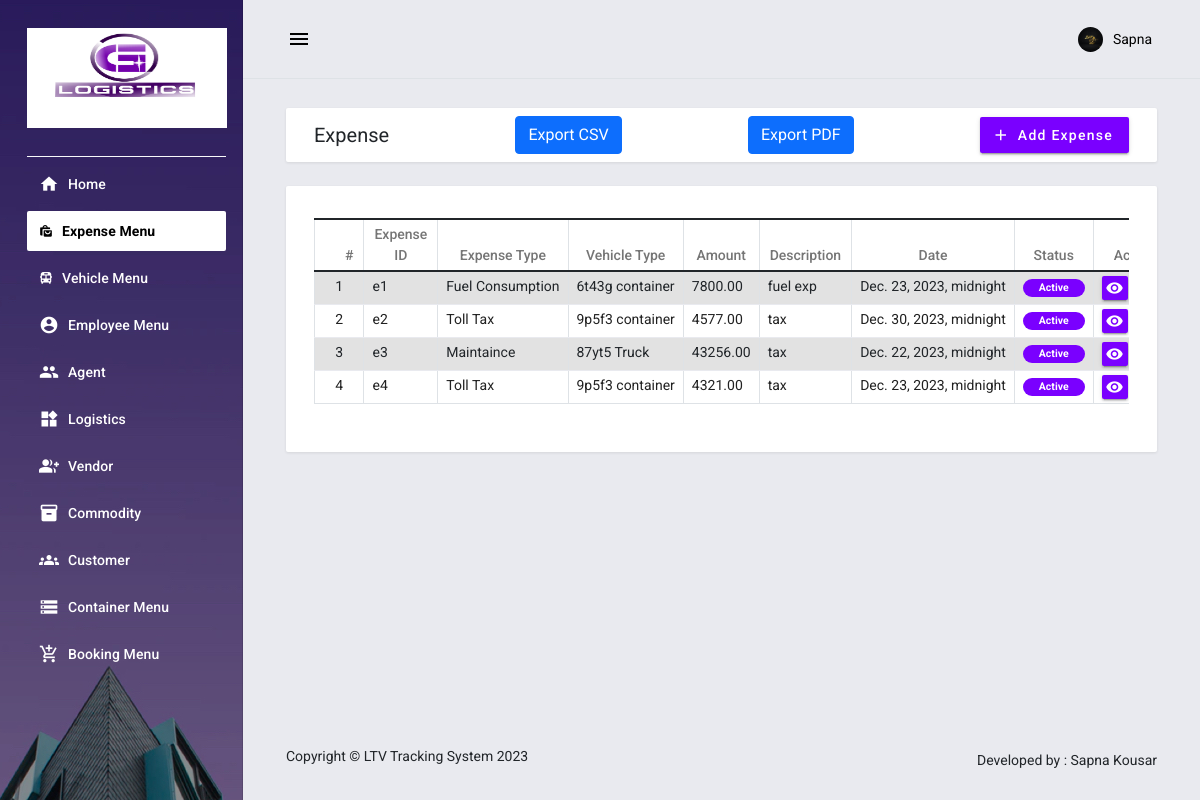
/expense (signed in), run on the app's committed database.
### employee_information/models.py (models this page shows, shortened)
class Expense(models.Model):
    expense = models.CharField(max_length=20, unique=True,default=0)
    expense_id = models.ForeignKey(Expense_Category, on_delete=models.CASCADE)
    veh_id = models.ForeignKey(Vehicle, on_delete=models.CASCADE)
    amount = models.DecimalField(max_digits=10, decimal_places=2,default=0)
    Description = models.CharField(max_length=500)
    status = models.IntegerField( max_length=20,default=1)
    date_added = models.DateTimeField(default=timezone.now)
    date_updated = models.DateTimeField(auto_now=True)

class Expense_Category(models.Model):
    type= models.CharField(max_length=50)
    status = models.IntegerField(default=0)
    date_added = models.DateTimeField(default=timezone.now)
    date_updated = models.DateTimeField(auto_now=True)
    def __str__(self):
        return self.type

class Vehicle(models.Model):
    vehicle_number = models.CharField(max_length=20, unique=True)
    vehicle_id = models.ForeignKey(Vehicle_Category, on_delete=models.CASCADE)
    capacity = models.DecimalField(max_digits=10, decimal_places=2)
    size= models.CharField(max_length=20,default=0 )
    status = models.IntegerField( max_length=20,default=1)
    date_added = models.DateTimeField(default=timezone.now)
    date_updated = models.DateTimeField(auto_now=True)
    def __str__(self):
        return self.vehicle_number + ' ' +self.vehicle_id.type + ''

class Vehicle_Category(models.Model):
    type= models.CharField(max_length=50)
    status = models.IntegerField(default=0)
    date_added = models.DateTimeField(default=timezone.now)
    date_updated = models.DateTimeField(auto_now=True)

### employee_information/views.py (the view)
# urls.py: path('expense', views.expense, name="expense-page"),
@login_required
def expense(request):
    exps= Expense.objects.all()
    veh = Vehicle.objects.count()
    expe = Expense_Category.objects.count()
    context = {
        'page_title':'Expense',
        'Vehi': veh,
        'Exp': exps,
         'Expe': expe,
    }
    return render(request, 'employee_information/expense.html',context)

### employee_information/templates/employee_information/expense.html (shortened to what this page needs)
{% extends "employee_information/base.html" %} {% block pageContent %}
<div class="mdc-layout-grid__cell stretch-card mdc-layout-grid__cell--span-12">
    <div class="mdc-card py-2">
        <div class="d-flex justify-content-between align-items-center">
            <h4 class="card-title mb-0">Expense</h4>
            <a class="btn btn-primary" href="{% url 'vehicle_csv-page' %}" role="button"> Export CSV</a>
            <a class="btn btn-primary" href="{% url 'vehicle_pdf-page' %}" role="button"> Export PDF</a>
            <div class="text-start">
                <button class="mdc-button mdc-button--raised mdc-ripple-upgraded btn-sm" id="create_new"><i class="material-icons mdc-button__icon">add</i><span> Add Expense</span></button>
            </div>
        </div>
    </div>
</div>
<div class="mdc-layout-grid__cell stretch-card mdc-layout-grid__cell--span-12">
    <div class="mdc-card">
        <div class="table-responsive">
            <table class="table table-striped table-bordered">
                <colgroup>
                    <col width="5%">
                    <col width="10%">
                    <col width="20%">
                    <col width="20%">
                    <col width="20%">
                    <col width="15%">
                    <col width="20%">
                    <col width="15%">
                    <col width="10%">
                </colgroup>
                <thead>
                    <tr>
                        <th class="text-center py-1">#</th>
                        <th class="text-center py-1"> Expense ID</th>
                        <th class="text-center py-1"> Expense Type</th>
                        <th class="text-center py-1"> Vehicle Type</th>
                        <th class="text-center py-1"> Amount</th>
                        <th class="text-center py-1"> Description</th>
                        <th class="text-center py-1"> Date</th>
                        <th class="text-center py-1">Status</th>
                        <th class="text-center py-1">Action</th>
                    </tr>
                </thead>
                <tbody>
                    {% for exps in Exp %}
                    <tr>
                        <td class="px-2 py-1 text-center">{{ forloop.counter }}</td>
                        <td class="px-2 py-1 text-start">{{ exps.expense }}</td>
                        <td class="px-2 py-1 text-start">{{ exps.expense_id }}</td>
                        <td class="px-2 py-1 text-start">{{ exps.veh_id}}</td>
                        <td class="px-2 py-1 text-start">{{ exps.amount}}</td>
                        <td class="px-2 py-1 text-start">{{ exps.Description}}</td>
                        <td class="px-2 py-1 text-start">{{ exps.date_added}}</td>
                        <td class="px-2 py-1 text-center">
                            {% if exps.status == 1 %}
                            <span class="badge bg-primary rounded-pill px-3">Active</span> {% else %}
                            <span class="badge bg-secondary rounded-pill px-3">Inactive</span> {% endif %}
                        </td>
                        <td class="px-2 py-1 text-center">
                            <button class="mdc-button mdc-button--raised p-1 icon-button mdc-ripple-upgraded view-data" type="button" data-id="{{ exps.pk }}" title="View Details">
                                <i class="material-icons mdc-button__icon">visibility</i>
                            </button>
                        </td>
                    </tr>
                    {% endfor %}
                </tbody>
            </table>
        </div>
    </div>
</div>
{% endblock pageContent %}

### employee_information/templates/employee_information/base.html (shortened to what this page needs)
{% load static %}
<!DOCTYPE html>
<html lang="en">
<head>
    <link rel="stylesheet" href="{% static 'employee_information/assets/default/css/style.css' %}">
    <link rel="stylesheet" href="{% static 'employee_information/assets/bootstrap/css/bootstrap.min.css' %}">
    <link rel="stylesheet" href="{% static 'employee_information/assets/material-admin/vendors/mdi/css/materialdesignicons.min.css' %}">
    <link rel="stylesheet" href="{% static 'employee_information/assets/material-admin/vendors/css/vendor.bundle.base.css' %}">
    <link rel="stylesheet" href="{% static 'employee_information/assets/material-admin/vendors/flag-icon-css/css/flag-icon.min.css' %}">
    <link rel="stylesheet" href="{% static 'employee_information/assets/material-admin/vendors/jvectormap/jquery-jvectormap.css' %}">
    <link rel="stylesheet" href="{% static 'employee_information/assets/material-admin/css/demo/style.css' %}">
</head>
<body>
    <div class="body-wrapper">
        {% block navigation %} {% include "employee_information/navigation.html" %} {% endblock navigation %}
        <div class="main-wrapper mdc-drawer-app-content">
            {% block TopNavigation %} {% include "employee_information/TopNavigation.html" %} {% endblock TopNavigation %}
            <div class="page-wrapper mdc-toolbar-fixed-adjust">
                <main class="content-wrapper">
                    <div class="mdc-layout-grid">
                        <div class="mdc-layout-grid__inner">
                            {% block pageContent %} {% endblock pageContent %}
                        </div>
                    </div>
                </main>
                <footer>
                    <div class="mdc-layout-grid">
                        <div class="mdc-layout-grid__inner">
                            <div class="mdc-layout-grid__cell stretch-card mdc-layout-grid__cell--span-6-desktop">
                                <span class="text-center text-sm-left d-block d-sm-inline-block tx-14">Copyright © LTV Tracking System {% now 'Y' %}</span>
                            </div>
                            <div class="mdc-layout-grid__cell stretch-card mdc-layout-grid__cell--span-6-desktop d-flex justify-content-end">
                                <span class="float-none float-sm-right d-block mt-1 mt-sm-0 text-center tx-14">Developed by : Sapna Kousar</span>
                            </div>
                        </div>
                    </div>
                </footer>
            </div>
        </div>
    </div>
</body>
</html>

### employee_information/templates/employee_information/navigation.html (shortened to what this page needs)
{% load static %}
<link href='https://unpkg.com/boxicons@2.0.9/css/boxicons.min.css' rel='stylesheet'>
<link
rel="stylesheet"
href="https://cdnjs.cloudflare.com/ajax/libs/font-awesome/4.7.0/css/font-awesome.min.css"
integrity="sha512-SfTiTlX6kk+qitfevl/7LibUOeJWlt9rbyDn92a1DqWOw9vWG2MFoays0sgObmWazO5BQPiFucnnEAjpAB+/Sw=="
crossorigin="anonymous"
/>
<aside class="mdc-drawer mdc-drawer--dismissible mdc-drawer--open">
    <div class="mdc-drawer__header border-bottom border-light">
        <a href="{% url 'home-page' %}" class="brand-logo">
            <img src="{% static 'images/98.png' %}" alt="logo" style="height: 100px; width: 200px;">
        </a>
    </div>
    <div class="mdc-drawer__content">
        <div class="mdc-list-group">
            <nav class="mdc-list mdc-drawer-menu">
                <div class="mdc-list-item mdc-drawer-item">
                    <a class="mdc-drawer-link" href="{% url 'home-page' %}">
                        <i class="material-icons mdc-list-item__start-detail mdc-drawer-item-icon" aria-hidden="true">home</i> Home
                    </a>
                </div>
                <div class="mdc-list-item mdc-drawer-item">
                    <a class="mdc-drawer-link" href="{% url 'expense_chart' %}">
                        <i class='bx bxs-shopping-bags' ></i>
                         Expense Menu
                    </a>
                </div>
                <div class="mdc-list-item mdc-drawer-item">
                    <a class="mdc-drawer-link" href="{% url 'vehicle_chart' %}">
                        <i class='bx bxs-bus' ></i>
                         Vehicle Menu
                    </a>
                </div>
                <div class="mdc-list-item mdc-drawer-item">
                    <a class="mdc-drawer-link" href="{% url 'emp_cat' %}">
                        <i class="material-icons mdc-list-item__start-detail mdc-drawer-item-icon" aria-hidden="true"> account_circle</i> Employee Menu
                    </a>
                </div>
                <div class="mdc-list-item mdc-drawer-item">
                    <a class="mdc-drawer-link" href="{% url 'agent-page' %}">
                        <i class="material-icons mdc-list-item__start-detail mdc-drawer-item-icon" aria-hidden="true">group</i> Agent
                    </a>
                </div>
                <div class="mdc-list-item mdc-drawer-item">
                    <a class="mdc-drawer-link" href="{% url 'log_cat' %}">
                        <i class="material-icons mdc-list-item__start-detail mdc-drawer-item-icon" aria-hidden="true"> widgets</i> Logistics
                    </a>
                </div>
                <div class="mdc-list-item mdc-drawer-item">
                    <a class="mdc-drawer-link" href="{% url 'vendor-page' %}">
                        <i class="material-icons mdc-list-item__start-detail mdc-drawer-item-icon" aria-hidden="true">group_add</i> Vendor
                    </a>
                </div>
                <div class="mdc-list-item mdc-drawer-item">
                    <a class="mdc-drawer-link" href="{% url 'commodity-page' %}">
                        <i class="material-icons mdc-list-item__start-detail mdc-drawer-item-icon" aria-hidden="true"> inventory</i> Commodity
                    </a>
                </div>
                <div class="mdc-list-item mdc-drawer-item">
                    <a class="mdc-drawer-link" href="{% url 'customer-page' %}">
                        <i class="material-icons mdc-list-item__start-detail mdc-drawer-item-icon" aria-hidden="true">groups</i> Customer
                    </a>
                </div>
                <div class="mdc-list-item mdc-drawer-item">
                    <a class="mdc-drawer-link" href="{% url 'con_menu' %}">
                        <i class="material-icons mdc-list-item__start-detail mdc-drawer-item-icon" aria-hidden="true">storage</i> Container Menu
                    </a>
                </div>
                <div class="mdc-list-item mdc-drawer-item">
                    <a class="mdc-drawer-link" href="{% url 'bok_chart' %}">
                        <i class="material-icons mdc-list-item__start-detail mdc-drawer-item-icon" aria-hidden="true"> add_shopping_cart</i> Booking Menu
                    </a>
                </div>
            </nav>
        </div>
    </div>
</aside>

### employee_information/templates/employee_information/topNavigation.html (shortened to what this page needs)
{% load static %}
<header class="mdc-top-app-bar border-bottom shadow">
    <div class="mdc-top-app-bar__row">
        <div class="mdc-top-app-bar__section mdc-top-app-bar__section--align-start">
            <button class="material-icons mdc-top-app-bar__navigation-icon mdc-icon-button sidebar-toggler">menu</button>
        </div>
        <div class="mdc-top-app-bar__section mdc-top-app-bar__section--align-end mdc-top-app-bar__section-right">
            <div class="menu-button-container menu-profile d-none d-md-block">
                <button class="mdc-button mdc-menu-button">
                    <span class="d-flex align-items-center">
                    <span class="figure">
                        <img src="{% static 'employee_information/assets/material-admin/images/faces/S.png' %}" alt="user" class="user">
                    </span>
                    <span class="user-name">{{ user.first_name }}</span>
                    </span>
                </button>
            </div>
        </div>
    </div>
</header>

### static/employee_information/assets/default/css/style.css (style rules this page uses)
html, body { height: 100%; width: 100%; }
.body-wrapper .main-wrapper .page-wrapper .content-wrapper { min-height: calc(100vh - 84px - 62px) !important; }

### data on the page
Expense: expense "e1", expense_id "Fuel Consumption", veh_id "6t43g container", amount "7800.00", Description "fuel exp", date_added "Dec. 23, 2023, midnight", status "Active"
Expense: expense "e2", expense_id "Toll Tax", veh_id "9p5f3 container", amount "4577.00", Description "tax", date_added "Dec. 30, 2023, midnight", status "Active"
Expense: expense "e3", expense_id "Maintaince", veh_id "87yt5 Truck", amount "43256.00", Description "tax", date_added "Dec. 22, 2023, midnight", status "Active"
Expense: expense "e4", expense_id "Toll Tax", veh_id "9p5f3 container", amount "4321.00", Description "tax", date_added "Dec. 23, 2023, midnight", status "Active"

### other printed values
{{ user.first_name }} "Sapna"
